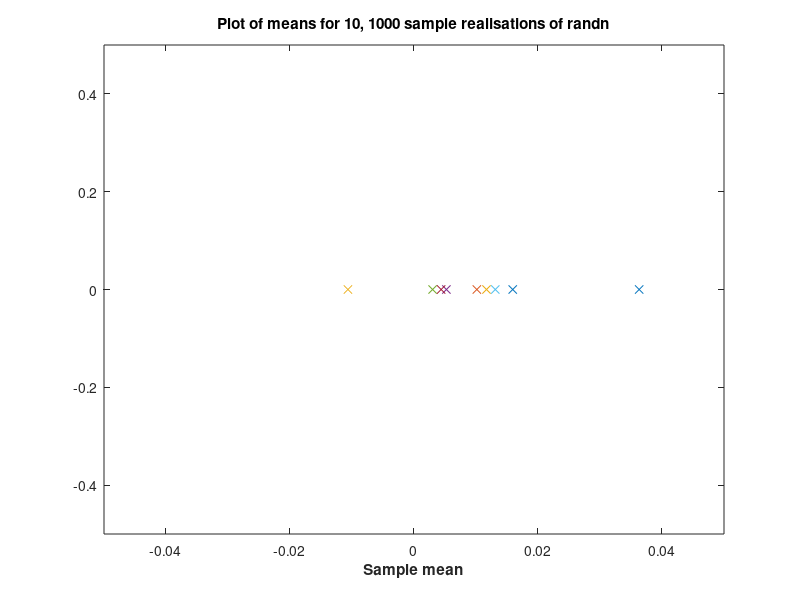

This chart was generated by the following MATLAB code: (Note: this script raises an error after producing the figure.)
means = zeros(1,10);
stds = zeros(1,10);

for i = 1:10
    samples = zeros(1,1000);
    for n = 1:1000
        samples(n) = randn;
        
    end
    means(i)=mean(samples);
    stds(i)=std(samples);
end

figure
plot(means,0, 'x');
title("Plot of means for 10, 1000 sample realisations of randn")
xlabel("Sample mean", 'FontWeight', 'bold')
ylim([-0.5 0.5])
xlim([-0.05 0.05])
xline(0, 'r', '\mu', 'LineWidth',1,'FontSize', 15, 'FontWeight', 'bold')
grid on;


figure
plot(stds, 0, 'x')
title("Plot of standard deviations for 10, 1000 sample realisations of randn");
xlabel("Sample \sigma", 'FontWeight', 'bold')
ylim([-0.5 0.5])
xlim([1-0.05 1+0.05])
xline(1, 'r', '\sigma', 'LineWidth',1,'FontSize', 15, 'FontWeight', 'bold')
grid on;

